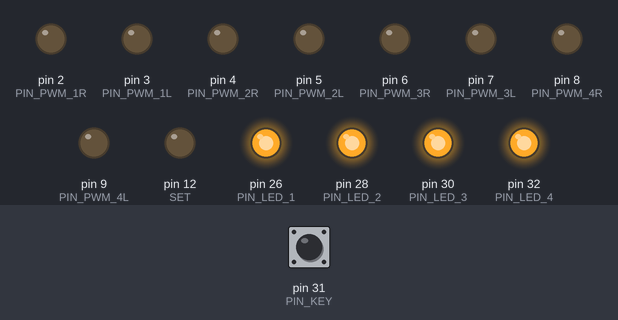
Recording of a sketch running on a simulated Arduino Mega 2560, built with avr-gcc and run on an emulated ATmega2560. Parts: output pins drawn as LEDs (lit = HIGH). The inputs (shaded band) are chosen by the test bench; at power-on: pin 31 (PIN_KEY) HIGH.

Above: at 0.1 s.
At 1.1 s:
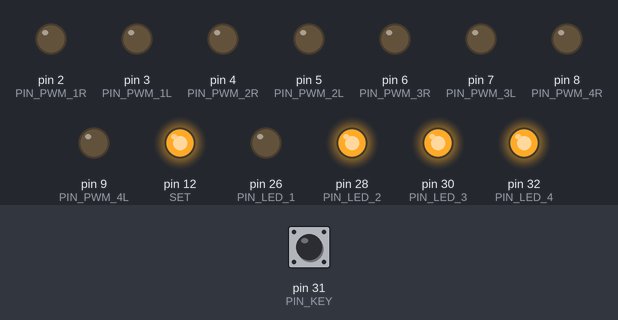
At 1.8 s:
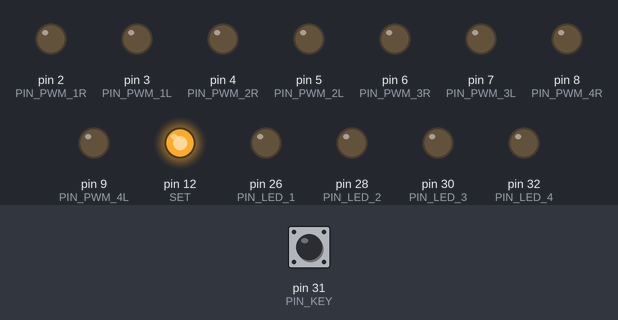
Timing chart, 0 to 3.3 s (numbered marks = the images above):
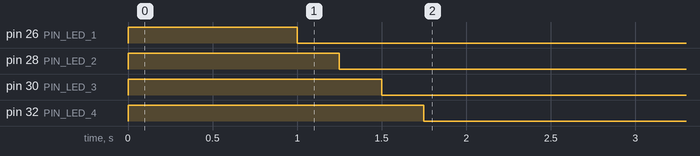

The sketch:

PlayerRCscript.ino
```cpp
#include <SoftwareSerial.h>

#define PIN_LED_1 26
#define PIN_LED_2 28
#define PIN_LED_3 30
#define PIN_LED_4 32
#define PIN_PWM_1R 2
#define PIN_PWM_1L 3
#define PIN_PWM_2R 4
#define PIN_PWM_2L 5
#define PIN_PWM_3R 6
#define PIN_PWM_3L 7
#define PIN_PWM_4R 8
#define PIN_PWM_4L 9
#define PIN_KEY 31

#define SET 12
#define HC12 Serial1

void setup() {
  pinMode(PIN_PWM_1R, OUTPUT);
  pinMode(PIN_PWM_1L, OUTPUT);
  pinMode(PIN_PWM_2R, OUTPUT);
  pinMode(PIN_PWM_2L, OUTPUT);
  pinMode(PIN_PWM_3R, OUTPUT);
  pinMode(PIN_PWM_3L, OUTPUT);
  pinMode(PIN_PWM_4R, OUTPUT);
  pinMode(PIN_PWM_4L, OUTPUT);
  pinMode(PIN_KEY, INPUT_PULLUP);
  pinMode(PIN_LED_1, OUTPUT);
  pinMode(PIN_LED_2, OUTPUT);
  pinMode(PIN_LED_3, OUTPUT);
  pinMode(PIN_LED_4, OUTPUT);

  analogWrite(PIN_PWM_1R, 0);
  analogWrite(PIN_PWM_1L, 0);
  analogWrite(PIN_PWM_2R, 0);
  analogWrite(PIN_PWM_2L, 0);
  analogWrite(PIN_PWM_3R, 0);
  analogWrite(PIN_PWM_3L, 0);
  analogWrite(PIN_PWM_4R, 0);
  analogWrite(PIN_PWM_4L, 0);
  digitalWrite(PIN_LED_1, HIGH);
  digitalWrite(PIN_LED_2, HIGH);
  digitalWrite(PIN_LED_3, HIGH);
  digitalWrite(PIN_LED_4, HIGH);

  pinMode(SET, OUTPUT);

  HC12.begin(9600);               // Serial port to HC12

  digitalWrite(SET, LOW);
  HC12.print("AT+B9600");
  HC12.print("AT+C001");
  delay(1000);
  digitalWrite(SET, HIGH);

  //Serial.begin(9600);

  digitalWrite(PIN_LED_1, LOW);
  delay(250);
  digitalWrite(PIN_LED_2, LOW);
  delay(250);
  digitalWrite(PIN_LED_3, LOW);
  delay(250);
  digitalWrite(PIN_LED_4, LOW);
  delay(250);
}

byte powerW1, powerW2, powerW3, powerW4, dirW1, dirW2, dirW3, dirW4, tmp;

void loop() {
  if(digitalRead(PIN_KEY) == LOW){
    digitalWrite(PIN_LED_4, HIGH);
    do{
      while(HC12.available() == 0) delay(1);
      tmp = HC12.read();
      //Serial.println(tmp);
    }while(tmp != (byte)144);
    digitalWrite(PIN_LED_4, LOW);
    digitalWrite(PIN_LED_3, LOW);
    while(HC12.available() < 9 && digitalRead(PIN_KEY) == LOW) delay(1);
    if(HC12.available() >= 9) {        // If HC-12 has data
      powerW1 = HC12.read();
      powerW2 = HC12.read();
      powerW3 = HC12.read();
      powerW4 = HC12.read();
      dirW1 = HC12.read();
      dirW2 = HC12.read();
      dirW3 = HC12.read();
      dirW4 = HC12.read();
      tmp = HC12.read();
      if(tmp != 4 && ((dirW1 != 0 && dirW1 != 1) || (dirW2 != 0 && dirW2 != 1) || (dirW3 != 0 && dirW3 != 1) || (dirW4 != 0 && dirW4 != 1)) || powerW1 == 1 || powerW2 == 1 || powerW3 == 1 || powerW4 == 1 ){
        //Serial.println("Ha ocurrido");
        return;
      }

      //Serial.print(powerW1);
      //Serial.print(powerW2);
      //Serial.print(powerW3);
      //Serial.print(powerW4);
      //Serial.print(dirW1);
      //Serial.print(dirW2);
      //Serial.print(dirW3);
      //Serial.print(dirW4);
      //Serial.println("");

      if(dirW1 == 1){
        analogWrite(PIN_PWM_1L, 0);
        analogWrite(PIN_PWM_1R, powerW1);
      }else{
        analogWrite(PIN_PWM_1R, 0);
        analogWrite(PIN_PWM_1L, powerW1);
      }
      if(dirW2 == 1){
        analogWrite(PIN_PWM_2L, 0);
        analogWrite(PIN_PWM_2R, powerW2);
      }else{
        analogWrite(PIN_PWM_2R, 0);
        analogWrite(PIN_PWM_2L, powerW2);
      }
      if(dirW3 == 1){
        analogWrite(PIN_PWM_3L, 0);
        analogWrite(PIN_PWM_3R, powerW3);
      }else{
        analogWrite(PIN_PWM_3R, 0);
        analogWrite(PIN_PWM_3L, powerW3);
      }
      if(dirW4 == 1){
        analogWrite(PIN_PWM_4L, 0);
        analogWrite(PIN_PWM_4R, powerW4);
      }else{
        analogWrite(PIN_PWM_4R, 0);
        analogWrite(PIN_PWM_4L, powerW4);
      }
    }
  }else{
    analogWrite(PIN_PWM_1R, 0);
    analogWrite(PIN_PWM_1L, 0);
    analogWrite(PIN_PWM_2R, 0);
    analogWrite(PIN_PWM_2L, 0);
    analogWrite(PIN_PWM_3R, 0);
    analogWrite(PIN_PWM_3L, 0);
    analogWrite(PIN_PWM_4R, 0);
    analogWrite(PIN_PWM_4L, 0);
    if(HC12.available() > 0) {
        HC12.read();
        //Serial.println("Las instrucciones fueron ignoradas");
    }
  }
}
```
